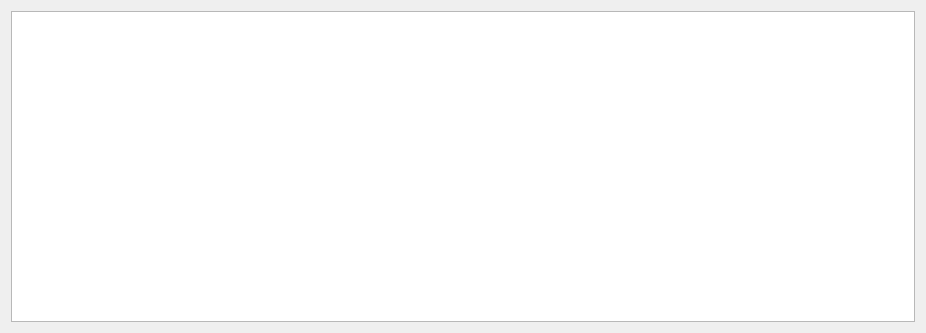
<?xml version="1.0" encoding="UTF-8"?>
<ui version="4.0">
 <class>avrOutputDialog</class>
 <widget class="QDialog" name="avrOutputDialog">
  <property name="geometry">
   <rect>
    <x>0</x>
    <y>0</y>
    <width>926</width>
    <height>333</height>
   </rect>
  </property>
  <property name="windowTitle">
   <string>Dialog</string>
  </property>
  <property name="windowIcon">
   <iconset resource="companion9x.qrc">
    <normaloff>:/icon.png</normaloff>:/icon.png</iconset>
  </property>
  <layout class="QGridLayout" name="gridLayout">
   <item row="0" column="0">
    <widget class="QPlainTextEdit" name="plainTextEdit">
     <property name="lineWrapMode">
      <enum>QPlainTextEdit::NoWrap</enum>
     </property>
     <property name="readOnly">
      <bool>true</bool>
     </property>
     <property name="textInteractionFlags">
      <set>Qt::TextSelectableByMouse</set>
     </property>
    </widget>
   </item>
  </layout>
 </widget>
 <resources>
  <include location="companion9x.qrc"/>
 </resources>
 <connections/>
</ui>
